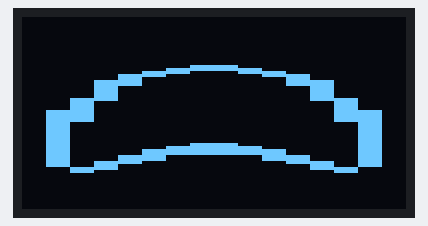
A sketch run on a simulated Arduino Uno, built with avr-gcc and run on an emulated ATmega328P. Shown: 128×64 one-colour display. What the sketch prints to the serial monitor is not drawn.

Above: at 0.1 s.

The sketch:

Shocked_Expression_Display.ino
```cpp
//This program is designed to initiate and remain the Shocked mouth expression forever.


#include <Arduino.h>
#include <stdint.h>
#include "Wire.h" // for QWIIC communication


//  OLED

#include <SPI.h>
#include <Wire.h>
#include <Adafruit_GFX.h>
#include <Adafruit_SSD1306.h>
#define SCREEN_WIDTH 128 // OLED display width, in pixels
#define SCREEN_HEIGHT 64 // OLED display height, in pixels
// Declaration for an SSD1306 display connected to I2C (SDA, SCL pins)
#define OLED_RESET     -1 // Reset pin # (or -1 if sharing Arduino reset pin)
Adafruit_SSD1306 display(SCREEN_WIDTH, SCREEN_HEIGHT, &Wire, OLED_RESET);


void setup()
{
  Serial.begin(9600);
  OLED_initialization();

}
void loop()
{
  for (int i = 0; i < 1; i++) //Loop Forever
  {
    Spirit_Animation();
  }
}

static const unsigned char PROGMEM Mouth_Position_0[] =
{
  B00000000, B00000000, B00000000, B00000000, B00000000, B00000000, B00000000, B00000000, B00000000, B00000000, B00000000, B00000000, B00000000, B00000000, B00000000, B00000000,
  B00000000, B00000000, B00000000, B00000000, B00000000, B00000000, B00000000, B00000000, B00000000, B00000000, B00000000, B00000000, B00000000, B00000000, B00000000, B00000000,
  B00000000, B00000000, B00000000, B00000000, B00000000, B00000000, B00000000, B00000000, B00000000, B00000000, B00000000, B00000000, B00000000, B00000000, B00000000, B00000000,
  B00000000, B00000000, B00000000, B00000000, B00000000, B00000000, B00000000, B00000000, B00000000, B00000000, B00000000, B00000000, B00000000, B00000000, B00000000, B00000000,
  B00000000, B00000000, B00000000, B00000000, B00000000, B00000000, B00000000, B00000000, B00000000, B00000000, B00000000, B00000000, B00000000, B00000000, B00000000, B00000000,
  B00000000, B00000000, B00000000, B00000000, B00000000, B00000000, B00000000, B00000000, B00000000, B00000000, B00000000, B00000000, B00000000, B00000000, B00000000, B00000000,
  B00000000, B00000000, B00000000, B00000000, B00000000, B00000000, B00000000, B00000000, B00000000, B00000000, B00000000, B00000000, B00000000, B00000000, B00000000, B00000000,
  B00000000, B00000000, B00000000, B00000000, B00000000, B00000000, B00000000, B00000000, B00000000, B00000000, B00000000, B00000000, B00000000, B00000000, B00000000, B00000000,
  B00000000, B00000000, B00000000, B00000000, B00000000, B00000000, B00000000, B00000000, B00000000, B00000000, B00000000, B00000000, B00000000, B00000000, B00000000, B00000000,
  B00000000, B00000000, B00000000, B00000000, B00000000, B00000000, B00000000, B00000000, B00000000, B00000000, B00000000, B00000000, B00000000, B00000000, B00000000, B00000000,
  B00000000, B00000000, B00000000, B00000000, B00000000, B00000000, B00000000, B00000000, B00000000, B00000000, B00000000, B00000000, B00000000, B00000000, B00000000, B00000000,
  B00000000, B00000000, B00000000, B00000000, B00000000, B00000000, B00000000, B00000000, B00000000, B00000000, B00000000, B00000000, B00000000, B00000000, B00000000, B00000000,
  B00000000, B00000000, B00000000, B00000000, B00000000, B00000000, B00000000, B00000000, B00000000, B00000000, B00000000, B00000000, B00000000, B00000000, B00000000, B00000000,
  B00000000, B00000000, B00000000, B00000000, B00000000, B00000000, B00000000, B00000000, B00000000, B00000000, B00000000, B00000000, B00000000, B00000000, B00000000, B00000000,
  B00000000, B00000000, B00000000, B00000000, B00000000, B00000000, B00000000, B00000000, B00000000, B00000000, B00000000, B00000000, B00000000, B00000000, B00000000, B00000000,
  B00000000, B00000000, B00000000, B00000000, B00000000, B00000000, B00000000, B00000000, B00000000, B00000000, B00000000, B00000000, B00000000, B00000000, B00000000, B00000000,
  B00000000, B00000000, B00000000, B00000000, B00000000, B00000000, B00000000, B11111111, B11111111, B00000000, B00000000, B00000000, B00000000, B00000000, B00000000, B00000000,
  B00000000, B00000000, B00000000, B00000000, B00000000, B00000000, B11111111, B11111111, B11111111, B11111111, B00000000, B00000000, B00000000, B00000000, B00000000, B00000000,
  B00000000, B00000000, B00000000, B00000000, B00000000, B11111111, B11111111, B00000000, B00000000, B11111111, B11111111, B00000000, B00000000, B00000000, B00000000, B00000000,
  B00000000, B00000000, B00000000, B00000000, B11111111, B11111111, B00000000, B00000000, B00000000, B00000000, B11111111, B11111111, B00000000, B00000000, B00000000, B00000000,
  B00000000, B00000000, B00000000, B00000000, B11111111, B00000000, B00000000, B00000000, B00000000, B00000000, B00000000, B11111111, B00000000, B00000000, B00000000, B00000000,
  B00000000, B00000000, B00000000, B11111111, B11111111, B00000000, B00000000, B00000000, B00000000, B00000000, B00000000, B11111111, B11111111, B00000000, B00000000, B00000000,
  B00000000, B00000000, B00000000, B11111111, B11111111, B00000000, B00000000, B00000000, B00000000, B00000000, B00000000, B11111111, B11111111, B00000000, B00000000, B00000000,
  B00000000, B00000000, B00000000, B11111111, B00000000, B00000000, B00000000, B00000000, B00000000, B00000000, B00000000, B00000000, B11111111, B00000000, B00000000, B00000000,
  B00000000, B00000000, B00000000, B11111111, B00000000, B00000000, B00000000, B00000000, B00000000, B00000000, B00000000, B00000000, B11111111, B00000000, B00000000, B00000000,
  B00000000, B00000000, B00000000, B11111111, B00000000, B00000000, B00000000, B00000000, B00000000, B00000000, B00000000, B00000000, B11111111, B00000000, B00000000, B00000000,
  B00000000, B00000000, B00000000, B11111111, B00000000, B00000000, B00000000, B00000000, B00000000, B00000000, B00000000, B00000000, B11111111, B00000000, B00000000, B00000000,
  B00000000, B00000000, B11111111, B11111111, B00000000, B00000000, B00000000, B00000000, B00000000, B00000000, B00000000, B00000000, B11111111, B11111111, B00000000, B00000000,
  B00000000, B00000000, B11111111, B00000000, B00000000, B00000000, B00000000, B00000000, B00000000, B00000000, B00000000, B00000000, B00000000, B11111111, B00000000, B00000000,
  B00000000, B00000000, B11111111, B00000000, B00000000, B00000000, B00000000, B00000000, B00000000, B00000000, B00000000, B00000000, B00000000, B11111111, B00000000, B00000000,
  B00000000, B00000000, B11111111, B00000000, B00000000, B00000000, B00000000, B00000000, B00000000, B00000000, B00000000, B00000000, B00000000, B11111111, B00000000, B00000000,
  B00000000, B11111111, B11111111, B00000000, B00000000, B00000000, B00000000, B00000000, B00000000, B00000000, B00000000, B00000000, B00000000, B11111111, B11111111, B00000000,
  B00000000, B11111111, B11111111, B00000000, B00000000, B00000000, B00000000, B00000000, B00000000, B00000000, B00000000, B00000000, B00000000, B11111111, B11111111, B00000000,
  B00000000, B11111111, B11111111, B00000000, B00000000, B00000000, B00000000, B00000000, B00000000, B00000000, B00000000, B00000000, B00000000, B11111111, B11111111, B00000000,
  B00000000, B11111111, B11111111, B00000000, B00000000, B00000000, B00000000, B00000000, B00000000, B00000000, B00000000, B00000000, B00000000, B11111111, B11111111, B00000000,
  B00000000, B11111111, B00000000, B00000000, B00000000, B00000000, B00000000, B00000000, B00000000, B00000000, B00000000, B00000000, B00000000, B00000000, B11111111, B00000000,
  B00000000, B11111111, B00000000, B00000000, B00000000, B00000000, B00000000, B00000000, B00000000, B00000000, B00000000, B00000000, B00000000, B00000000, B11111111, B00000000,
  B00000000, B11111111, B00000000, B00000000, B00000000, B00000000, B00000000, B00000000, B00000000, B00000000, B00000000, B00000000, B00000000, B00000000, B11111111, B00000000,
  B00000000, B11111111, B00000000, B00000000, B00000000, B00000000, B00000000, B00000000, B00000000, B00000000, B00000000, B00000000, B00000000, B00000000, B11111111, B00000000,
  B00000000, B11111111, B00000000, B00000000, B00000000, B00000000, B00000000, B00000000, B00000000, B00000000, B00000000, B00000000, B00000000, B00000000, B11111111, B00000000,
  B00000000, B11111111, B00000000, B00000000, B00000000, B00000000, B00000000, B00000000, B00000000, B00000000, B00000000, B00000000, B00000000, B00000000, B11111111, B00000000,
  B00000000, B11111111, B00000000, B00000000, B00000000, B00000000, B00000000, B00000000, B00000000, B00000000, B00000000, B00000000, B00000000, B00000000, B11111111, B00000000,
  B00000000, B11111111, B00000000, B00000000, B00000000, B00000000, B00000000, B11111111, B11111111, B00000000, B00000000, B00000000, B00000000, B00000000, B11111111, B00000000,
  B00000000, B11111111, B00000000, B00000000, B00000000, B00000000, B11111111, B11111111, B11111111, B11111111, B00000000, B00000000, B00000000, B00000000, B11111111, B00000000,
  B00000000, B11111111, B00000000, B00000000, B00000000, B11111111, B11111111, B11111111, B11111111, B11111111, B11111111, B00000000, B00000000, B00000000, B11111111, B00000000,
  B00000000, B11111111, B00000000, B00000000, B00000000, B11111111, B11111111, B11111111, B11111111, B11111111, B11111111, B00000000, B00000000, B00000000, B11111111, B00000000,
  B00000000, B11111111, B00000000, B00000000, B11111111, B11111111, B00000000, B00000000, B00000000, B00000000, B11111111, B11111111, B00000000, B00000000, B11111111, B00000000,
  B00000000, B11111111, B00000000, B00000000, B11111111, B11111111, B00000000, B00000000, B00000000, B00000000, B11111111, B11111111, B00000000, B00000000, B11111111, B00000000,
  B00000000, B11111111, B00000000, B11111111, B11111111, B00000000, B00000000, B00000000, B00000000, B00000000, B00000000, B11111111, B11111111, B00000000, B11111111, B00000000,
  B00000000, B11111111, B00000000, B11111111, B00000000, B00000000, B00000000, B00000000, B00000000, B00000000, B00000000, B00000000, B11111111, B00000000, B11111111, B00000000,
  B00000000, B00000000, B11111111, B11111111, B00000000, B00000000, B00000000, B00000000, B00000000, B00000000, B00000000, B00000000, B11111111, B11111111, B00000000, B00000000,
  B00000000, B00000000, B11111111, B00000000, B00000000, B00000000, B00000000, B00000000, B00000000, B00000000, B00000000, B00000000, B00000000, B11111111, B00000000, B00000000,
  B00000000, B00000000, B00000000, B00000000, B00000000, B00000000, B00000000, B00000000, B00000000, B00000000, B00000000, B00000000, B00000000, B00000000, B00000000, B00000000,
  B00000000, B00000000, B00000000, B00000000, B00000000, B00000000, B00000000, B00000000, B00000000, B00000000, B00000000, B00000000, B00000000, B00000000, B00000000, B00000000,
  B00000000, B00000000, B00000000, B00000000, B00000000, B00000000, B00000000, B00000000, B00000000, B00000000, B00000000, B00000000, B00000000, B00000000, B00000000, B00000000

};

void Spirit_Animation()
{
  int state = 0;

  display.clearDisplay();
  display.drawBitmap(0, 0, Mouth_Position_0, 128, 55, SSD1306_WHITE);
  display.display();
}

void OLED_initialization()
{
  // SSD1306_SWITCHCAPVCC = generate display voltage from 3.3V internally
  if (!display.begin(SSD1306_SWITCHCAPVCC, 0x3D)) { // Address 0x3D for 128x64
    Serial.println(F("SSD1306 allocation failed"));
    for (;;); // Don't proceed, loop forever
  }
  display.clearDisplay();
  display.display();
  Serial.println("OLED display ready");
  Serial.println();
}
```
